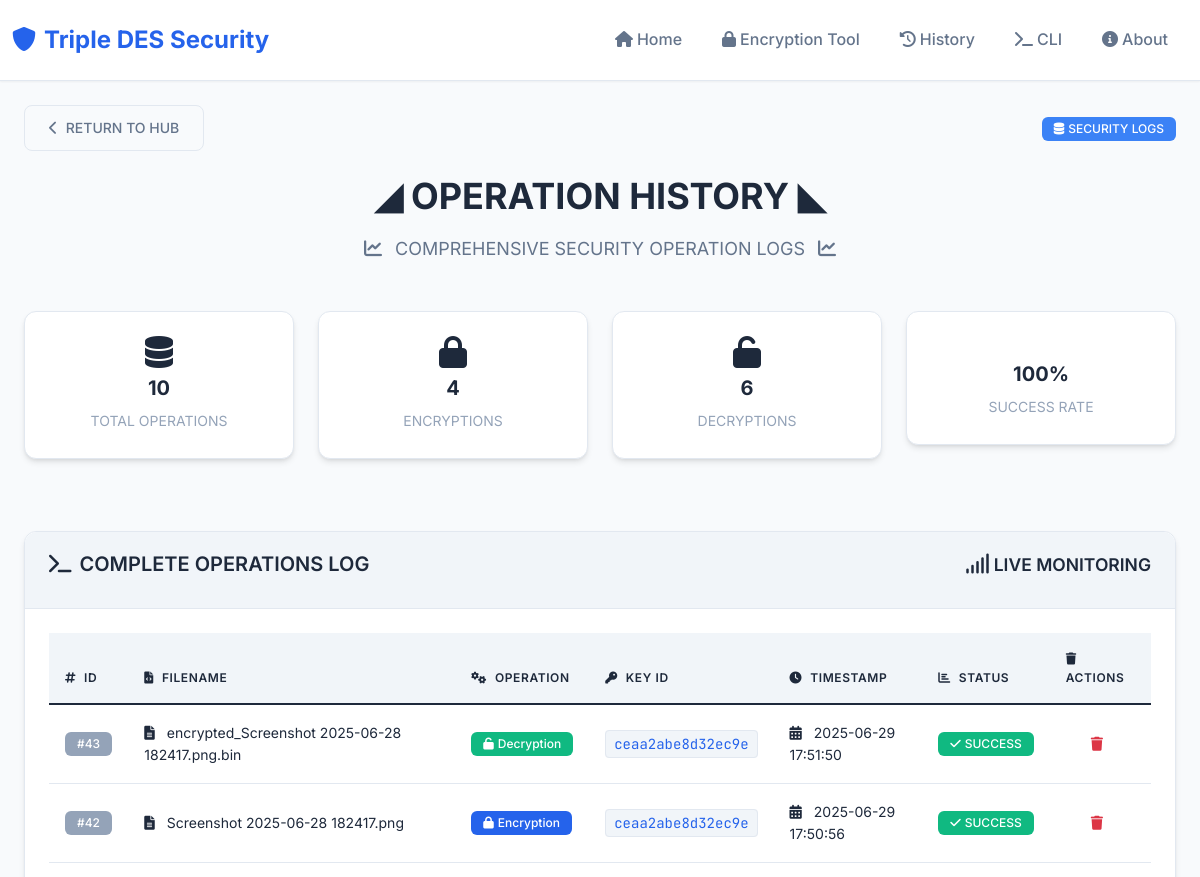
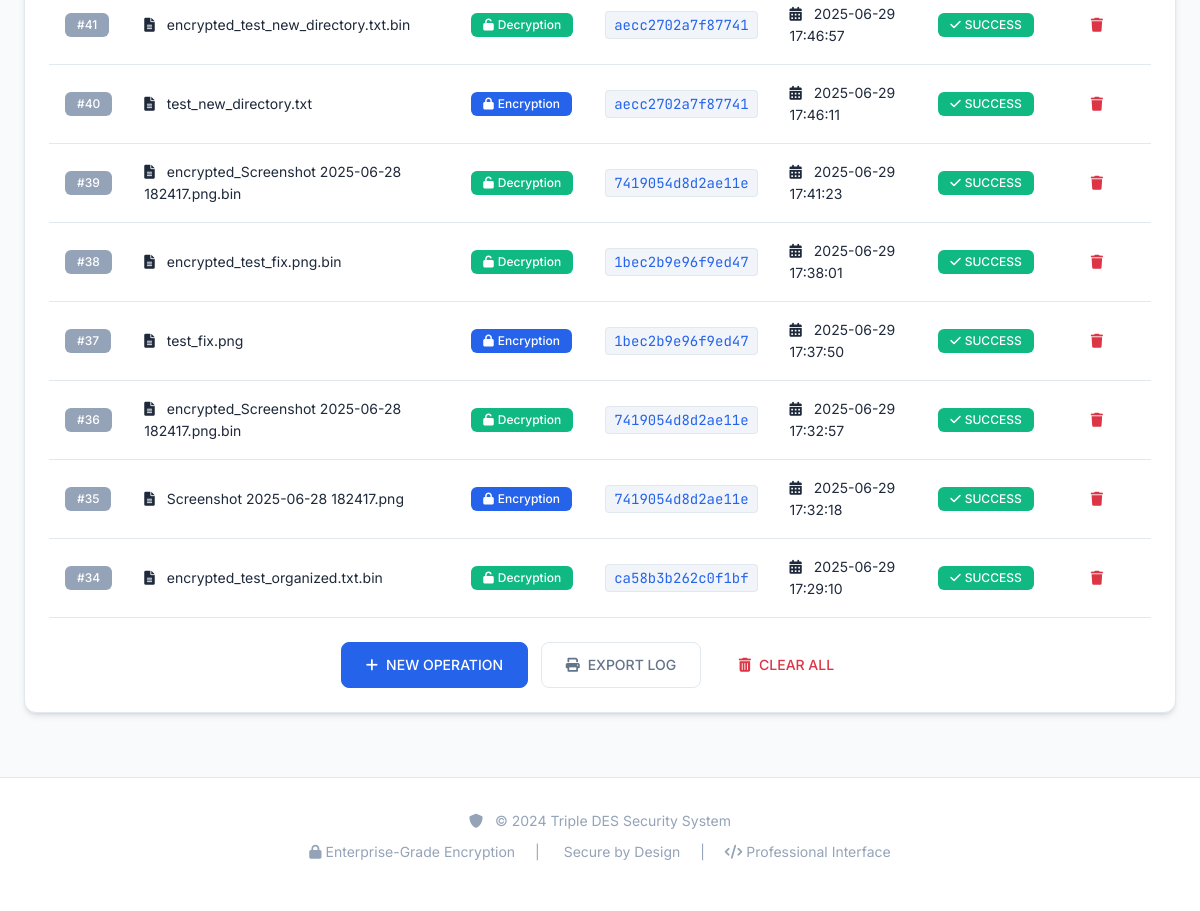
The app's page /history with its own data (2 pictures, top to bottom).
### tables this page shows
CREATE TABLE encryption_history (
            id INTEGER PRIMARY KEY AUTOINCREMENT,
            filename TEXT NOT NULL,
            key_id TEXT NOT NULL,
            operation_type TEXT NOT NULL,
            timestamp DATETIME DEFAULT CURRENT_TIMESTAMP
        );

### src/app.py (the view)
@app.route('/history')
def history():
    history = get_history()
    back_url = request.referrer or url_for('index')
    return render_template('history.html', history=history, back_url=back_url)

### src/app.py (called while the page is built)
def get_history():
    conn = sqlite3.connect(DB_PATH)
    conn.row_factory = sqlite3.Row
    c = conn.cursor()
    c.execute('SELECT * FROM encryption_history ORDER BY timestamp DESC LIMIT 10')
    history = c.fetchall()
    conn.close()
    return history

### templates/history.html (shortened to what this page needs)
{% extends "base.html" %}
{% block content %}
<div class="container">
    <div class="d-flex align-items-center mb-4">
        <a href="{{ url_for('index') }}" class="btn btn-outline-dark pulse">
            <i class="fas fa-chevron-left me-2"></i>RETURN TO HUB
        </a>
        <div class="ms-auto">
            <span class="badge bg-info">
                <i class="fas fa-database me-1"></i>SECURITY LOGS
            </span>
        </div>
    </div>
    <div class="text-center mb-5">
        <h1 class="glitch" data-text="◢ OPERATION HISTORY ◣">
            ◢ OPERATION HISTORY ◣
        </h1>
        <p class="lead text-glow">
            <i class="fas fa-chart-line me-2"></i>
            COMPREHENSIVE SECURITY OPERATION LOGS
            <i class="fas fa-chart-line ms-2"></i>
        </p>
    </div>
    <div class="row mb-4">
        <div class="col-md-3 mb-3">
            <div class="card border-glow text-center">
                <div class="card-body">
                    <i class="fas fa-database fa-2x mb-2" style="color: var(--primary-neon);"></i>
                    <h5 class="text-glow">{{ history|length }}</h5>
                    <small class="text-muted">TOTAL OPERATIONS</small>
                </div>
            </div>
        </div>
        <div class="col-md-3 mb-3">
            <div class="card border-glow text-center">
                <div class="card-body">
                    <i class="fas fa-lock fa-2x mb-2" style="color: var(--accent-neon);"></i>
                    <h5 class="text-glow">{{ history|selectattr("operation_type", "equalto", "Encryption")|list|length }}</h5>
                    <small class="text-muted">ENCRYPTIONS</small>
                </div>
            </div>
        </div>
        <div class="col-md-3 mb-3">
            <div class="card border-glow text-center">
                <div class="card-body">
                    <i class="fas fa-unlock fa-2x mb-2" style="color: var(--secondary-neon);"></i>
                    <h5 class="text-glow">{{ history|selectattr("operation_type", "equalto", "Decryption")|list|length }}</h5>
                    <small class="text-muted">DECRYPTIONS</small>
                </div>
            </div>
        </div>
        <div class="col-md-3 mb-3">
            <div class="card border-glow text-center">
                <div class="card-body">
                    <h5 class="text-glow">100%</h5>
                    <small class="text-muted">SUCCESS RATE</small>
                </div>
            </div>
        </div>
    </div>
    <div class="card border-glow">
        <div class="card-header">
            <h5 class="card-title mb-0">
                <i class="fas fa-terminal me-2"></i>COMPLETE OPERATIONS LOG
                <span class="float-end">
                    <i class="fas fa-signal" style="color: var(--accent-neon);"></i>
                    <small>LIVE MONITORING</small>
                </span>
            </h5>
        </div>
        <div class="card-body">
            {% if history %}
                <div class="table-responsive">
                    <table class="table table-hover">
                        <thead>
                            <tr>
                                <th><i class="fas fa-hashtag me-2"></i>ID</th>
                                <th><i class="fas fa-file-code me-2"></i>FILENAME</th>
                                <th><i class="fas fa-cogs me-2"></i>OPERATION</th>
                                <th><i class="fas fa-key me-2"></i>KEY ID</th>
                                <th><i class="fas fa-clock me-2"></i>TIMESTAMP</th>
                                <th><i class="fas fa-chart-bar me-2"></i>STATUS</th>
                                <th><i class="fas fa-trash me-2"></i>ACTIONS</th>
                            </tr>
                        </thead>
                        <tbody>
                            {% for entry in history %}
                            <tr class="interactive-hover">
                                <td>
                                    <span class="badge bg-secondary">#{{ entry.id }}</span>
                                </td>
                                <td>
                                    <i class="fas fa-file-alt me-2" style="color: var(--primary-neon);"></i>
                                    <span class="text-glow">{{ entry.filename }}</span>
                                </td>
                                <td>
                                    {% if entry.operation_type == 'Encryption' %}
                                        <span class="badge bg-primary">
                                            <i class="fas fa-lock me-1"></i>{{ entry.operation_type }}
                                        </span>
                                    {% else %}
                                        <span class="badge bg-success">
                                            <i class="fas fa-unlock me-1"></i>{{ entry.operation_type }}
                                        </span>
                                    {% endif %}
                                </td>
                                <td>
                                    <code class="text-glow">{{ entry.key_id }}</code>
                                </td>
                                <td>
                                    <i class="fas fa-calendar-alt me-2" style="color: var(--secondary-neon);"></i>
                                    {{ entry.timestamp }}
                                </td>
                                <td>
                                    <span class="badge bg-success">
                                        <i class="fas fa-check me-1"></i>SUCCESS
                                    </span>
                                </td>
                                <td>
                                    <form method="POST" action="{{ url_for('delete_history_record', record_id=entry.id) }}" style="display: inline;"
                                          onsubmit="return confirm('Are you sure you want to delete this record?')">
                                        <button type="submit" class="btn btn-sm btn-outline-danger" title="Delete Record">
                                            <i class="fas fa-trash"></i>
                                        </button>
                                    </form>
                                </td>
                            </tr>
                            {% endfor %}
                        </tbody>
                    </table>
                </div>
                <div class="text-center mt-4">
                    <a href="{{ url_for('encryption_tool') }}" class="btn btn-primary me-2">
                        <i class="fas fa-plus me-2"></i>NEW OPERATION
                    </a>
                    <button class="btn btn-outline-dark me-2" onclick="window.print()">
                        <i class="fas fa-print me-2"></i>EXPORT LOG
                    </button>
                    <form method="POST" action="{{ url_for('clear_all_history') }}" style="display: inline;"
                          onsubmit="return confirm('Are you sure you want to delete ALL history records? This action cannot be undone!')">
                        <button type="submit" class="btn btn-outline-danger">
                            <i class="fas fa-trash-alt me-2"></i>CLEAR ALL
                        </button>
                    </form>
                </div>
            {% endif %}
        </div>
    </div>
</div>
{% endblock %}

### static/style.css (style rules this page uses)
:root { --primary-blue: #2563eb; --primary-blue-dark: #1d4ed8; --secondary-blue: #3b82f6; --accent-green: #10b981; --accent-orange: #f59e0b; --danger-red: #ef4444; --warning-yellow: #f59e0b; --bg-primary: #ffffff; --bg-secondary: #f8fafc; --bg-tertiary: #f1f5f9; --card-bg: #ffffff; --border-color: #e2e8f0; --border-hover: #cbd5e1; --text-primary: #1e293b; --text-secondary: #64748b; --text-muted: #94a3b8; --shadow-sm: 0 1px 2px 0 rgb(0 0 0 / 0.05); --shadow-md: 0 4px 6px -1px rgb(0 0 0 / 0.1), 0 2px 4px -2px rgb(0 0 0 / 0.1); --shadow-lg: 0 10px 15px -3px rgb(0 0 0 / 0.1), 0 4px 6px -4px rgb(0 0 0 / 0.1); --shadow-xl: 0 20px 25px -5px rgb(0 0 0 / 0.1), 0 8px 10px -6px rgb(0 0 0 / 0.1); }
* { margin: 0; padding: 0; box-sizing: border-box; }
body { font-family: 'Inter', -apple-system, BlinkMacSystemFont, 'Segoe UI', Roboto, sans-serif; background: var(--bg-secondary); color: var(--text-primary); line-height: 1.6; min-height: 100vh; font-size: 16px; -webkit-font-smoothing: antialiased; -moz-osx-font-smoothing: grayscale; }
html { scroll-behavior: smooth; }
.container { max-width: 1200px; }
.card { background: var(--card-bg) !important; border: 1px solid var(--border-color) !important; border-radius: 0.75rem !important; box-shadow: var(--shadow-md) !important; margin-bottom: 2rem; transition: all 0.2s ease; }
.card-header { background: var(--bg-tertiary) !important; color: var(--text-primary) !important; font-weight: 600 !important; border-bottom: 1px solid var(--border-color) !important; padding: 1.25rem 1.5rem !important; border-radius: 0.75rem 0.75rem 0 0 !important; }
.card-body { color: var(--text-primary); padding: 1.5rem !important; }
.card-title { color: var(--text-primary) !important; font-weight: 600 !important; margin-bottom: 0.75rem !important; }
.btn { font-weight: 500 !important; border-radius: 0.5rem !important; padding: 0.75rem 1.5rem !important; transition: all 0.2s ease; border: 1px solid transparent !important; font-size: 0.875rem !important; line-height: 1.25rem !important; }
.btn-primary { background: var(--primary-blue) !important; color: white !important; border-color: var(--primary-blue) !important; }
.btn-outline-dark { border: 1px solid var(--border-color) !important; color: var(--text-secondary) !important; background: transparent !important; }
.table { color: var(--text-primary) !important; background: transparent !important; margin-bottom: 0 !important; font-size: 0.875rem; }
.table thead th { background: var(--bg-tertiary) !important; color: var(--text-primary) !important; font-weight: 600 !important; border-bottom: 1px solid var(--border-color) !important; padding: 1rem !important; font-size: 0.75rem; text-transform: uppercase; letter-spacing: 0.05em; }
.table tbody tr { border-bottom: 1px solid var(--border-color) !important; transition: all 0.2s ease; }
.table tbody td { border: none !important; padding: 1rem !important; vertical-align: middle; }
.badge { font-weight: 500 !important; padding: 0.375rem 0.75rem !important; border-radius: 0.375rem !important; font-size: 0.75rem !important; line-height: 1; }
.badge.bg-primary { background: var(--primary-blue) !important; color: white !important; }
.badge.bg-success { background: var(--accent-green) !important; color: white !important; }
.badge.bg-info { background: var(--secondary-blue) !important; color: white !important; }
.badge.bg-secondary { background: var(--text-muted) !important; color: white !important; }
h1, h2, h3, h4, h5, h6 { color: var(--text-primary); font-weight: 700; line-height: 1.2; }
h1 { font-size: 2.25rem; margin-bottom: 1rem; }
.lead { color: var(--text-secondary); font-size: 1.125rem; font-weight: 400; line-height: 1.6; }
code { background: var(--bg-tertiary) !important; color: var(--primary-blue) !important; padding: 0.25rem 0.5rem !important; border-radius: 0.25rem !important; font-family: 'JetBrains Mono', monospace !important; font-size: 0.875rem !important; border: 1px solid var(--border-color); }
.text-muted { color: var(--text-muted) !important; }
.glitch::before, .glitch::after { display: none; }
.interactive-hover { transition: all 0.2s ease; cursor: pointer; }
.card-entrance { animation: cardSlideIn 0.4s ease-out; }
.border-glow::before { display: none; }

### records on screen
encryption_history: id "43", filename "encrypted_Screenshot 2025-06-28 182417.png.bin", operation_type "Decryption", key_id "ceaa2abe8d32ec9e", timestamp "2025-06-29 17:51:50"
encryption_history: id "42", filename "Screenshot 2025-06-28 182417.png", operation_type "Encryption", key_id "ceaa2abe8d32ec9e", timestamp "2025-06-29 17:50:56"
encryption_history: id "41", filename "encrypted_test_new_directory.txt.bin", operation_type "Decryption", key_id "aecc2702a7f87741", timestamp "2025-06-29 17:46:57"
encryption_history: id "40", filename "test_new_directory.txt", operation_type "Encryption", key_id "aecc2702a7f87741", timestamp "2025-06-29 17:46:11"
encryption_history: id "39", filename "encrypted_Screenshot 2025-06-28 182417.png.bin", operation_type "Decryption", key_id "7419054d8d2ae11e", timestamp "2025-06-29 17:41:23"
encryption_history: id "38", filename "encrypted_test_fix.png.bin", operation_type "Decryption", key_id "1bec2b9e96f9ed47", timestamp "2025-06-29 17:38:01"
encryption_history: id "37", filename "test_fix.png", operation_type "Encryption", key_id "1bec2b9e96f9ed47", timestamp "2025-06-29 17:37:50"
encryption_history: id "36", filename "encrypted_Screenshot 2025-06-28 182417.png.bin", operation_type "Decryption", key_id "7419054d8d2ae11e", timestamp "2025-06-29 17:32:57"
encryption_history: id "35", filename "Screenshot 2025-06-28 182417.png", operation_type "Encryption", key_id "7419054d8d2ae11e", timestamp "2025-06-29 17:32:18"
encryption_history: id "34", filename "encrypted_test_organized.txt.bin", operation_type "Decryption", key_id "ca58b3b262c0f1bf", timestamp "2025-06-29 17:29:10"

### other values on screen
{{ history|length }} "10"
